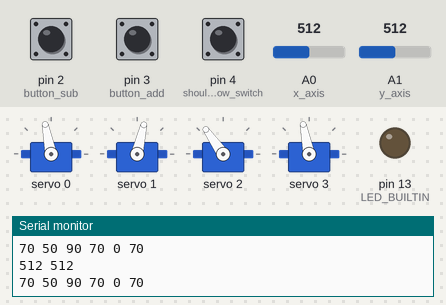
Recording of a sketch running on a simulated Arduino Uno, built with avr-gcc and run on an emulated ATmega328P. Parts: 4 × servo, output pins drawn as LEDs (lit = HIGH), the last lines printed to the serial monitor. Inputs (shaded band) come from the test bench; at power-on: A1 (y_axis) = 512, pin 4 (shoulder_elbow_switch) LOW, A0 (x_axis) = 512, pin 2 (button_sub) LOW, pin 3 (button_add) HIGH.

Above: at 1.9 s.
2.0 s: A1 (y_axis) set to 108
3.5 s: A1 (y_axis) set to 88
At 3.84 s:
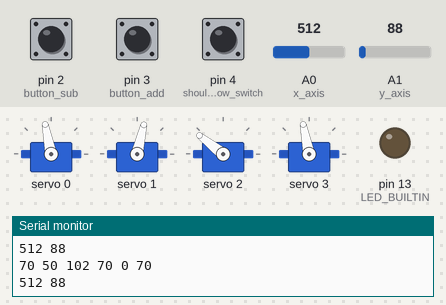
At 5.1 s:
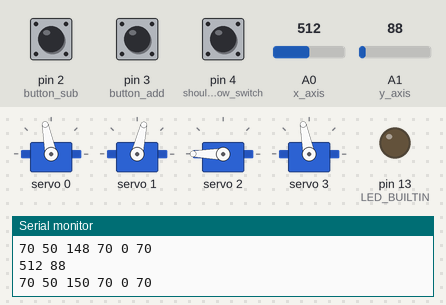
6.5 s: pin 4 (shoulder_elbow_switch) pulled HIGH for 0.15 s
At 7.0 s:
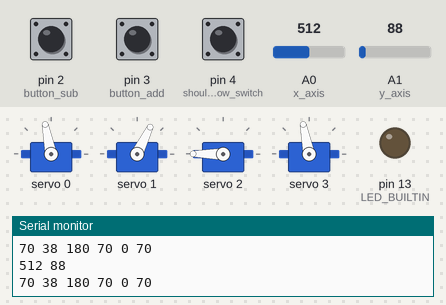
8.1 s: A0 (x_axis) set to 54
9.6 s: A0 (x_axis) set to 47
12.6 s: pin 4 (shoulder_elbow_switch) pulled HIGH for 1 s
At 14.4 s:
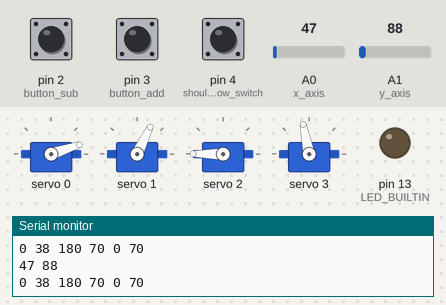
Timing chart, 0 to 15.9 s (numbered marks = the images above; inputs shaded):
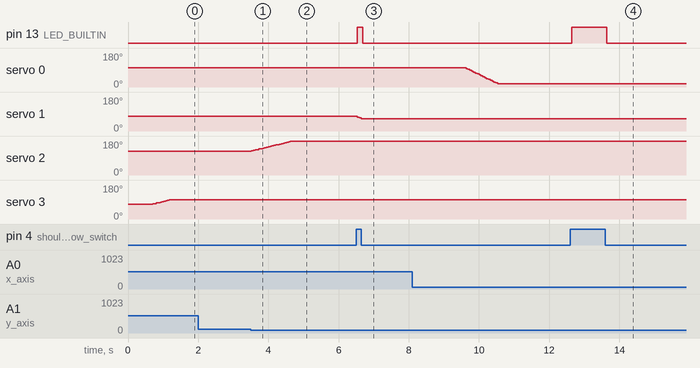

Measured:
- the behaviour switches between 100 and 99 on A1 (y_axis) (found by bisection; images 0 and 1)
- after the input at 3.5 s, servo 2: moves from 125° to 180° over 1.2 s, starting at once
- after the input at 6.5 s, pin 13 (LED_BUILTIN): LOW → HIGH at once, → LOW 0.16 s later; servo 1: 77° → 64° at once
- after the input at 12.6 s, pin 13 (LED_BUILTIN): LOW → HIGH at once, → LOW 1.0 s later

The sketch:

RobotArm.ino
```cpp
#include <Arduino.h>
#include <Adafruit_PWMServoDriver.h>

#define SERVOMIN 150
#define SERVOMAX 600
#define FREQUENCY 50

#define button_add 3
#define x_axis A0
#define y_axis A1
#define button_sub 2
#define shoulder_elbow_switch 4


void read_joystick_and_button_values();
void checkbuttonstate(bool m);

Adafruit_PWMServoDriver pwm = Adafruit_PWMServoDriver();

bool buttonstate=0;
unsigned joystick[]={0,0};

int prev_angles[]={70,50,90,50};
bool isshoulder=false;
int count=50;


void setup() {
  pinMode(LED_BUILTIN,OUTPUT);
  pinMode(shoulder_elbow_switch,INPUT);
  pinMode(button_add, INPUT_PULLUP);
  pinMode(button_sub, INPUT);

  digitalWrite(LED_BUILTIN,LOW);

  Serial.begin(9600);
  delay(100);

  pwm.begin();
  pwm.setPWMFreq(FREQUENCY);
  delay(100);
  Serial.println("Servo driver initialized.");
  delay(100);

  for (size_t i=0; i<4; i++) {
    pwm.setPWM(i,0,map(prev_angles[i],0,180,SERVOMIN,SERVOMAX));
    delay(100);
  }

}

void loop() {
  read_joystick_and_button_values();
  if (joystick[0]<50 && joystick[1]<500) {
    int value1=map(constrain(--prev_angles[0],0,180),0,180,SERVOMIN,SERVOMAX);
    pwm.setPWM(0,0,value1);
    prev_angles[0]=map(value1,SERVOMIN,SERVOMAX,0,180);
  }
  if (joystick[0]>900 && joystick[1]>500) {
    int value2=map(constrain(++prev_angles[0],0,180),0,180,SERVOMIN,SERVOMAX);
    pwm.setPWM(0,0,value2);
    prev_angles[0]=map(value2,SERVOMIN,SERVOMAX,0,180);
  }

  if (joystick[0]>500 && joystick[1]<100 && isshoulder==true) {
   int value3=map(constrain(--prev_angles[1],0,70),0,180,SERVOMIN,SERVOMAX);
   pwm.setPWM(1,0,value3);
   prev_angles[1]=map(value3, SERVOMIN, SERVOMAX, 0, 180);
  }
  if (joystick[0]>500 && joystick[1]>1000 && isshoulder==true) {
   int value3=map(constrain(++prev_angles[1],0,70),0,180,SERVOMIN,SERVOMAX);
   pwm.setPWM(1,0,value3);
   prev_angles[1]=map(value3,SERVOMIN,SERVOMAX,0,180);
  }

  if (joystick[0]>500 && joystick[1]<100 && isshoulder==false) {
   int value4=map(constrain(++prev_angles[2],0,180),0,180,SERVOMIN,SERVOMAX);
   pwm.setPWM(2,0,value4);
   prev_angles[2]=map(value4,SERVOMIN,SERVOMAX,0,180);
  }
  if (joystick[0]>500 && joystick[1]>1000 && isshoulder==false) {
   int value5=map(constrain(--prev_angles[2],0,180),0,180,SERVOMIN,SERVOMAX);
   pwm.setPWM(2,0,value5);
   prev_angles[2]=map(value5,SERVOMIN,SERVOMAX,0,180);
  }

  prev_angles[3]=constrain(count,50,70);
  pwm.setPWM(3,0 ,map(prev_angles[3],0,180,SERVOMIN,SERVOMAX));
  for(size_t i=0;i<4;i++)
  {
    Serial.print(prev_angles[i]);
    Serial.print(" ");
  }
  Serial.print(isshoulder);
  // Serial.println();
  Serial.print(" ");
  Serial.println(count);
  Serial.println();
  delay(50);
}

void read_joystick_and_button_values()
{
  joystick[1]=analogRead(y_axis);
  joystick[0]=analogRead(x_axis);
  Serial.print(joystick[0]);
  Serial.print(" ");
  Serial.println(joystick[1]);
  int value1=digitalRead(shoulder_elbow_switch);
  int value2=digitalRead(button_add);
  int value3=digitalRead(button_sub);
  if (value1==true) {
    isshoulder=true;
    digitalWrite(LED_BUILTIN, HIGH);
  }else if (value1==false) {
    isshoulder=false;
    digitalWrite(LED_BUILTIN, LOW);
  }
  if (value2==1) {
    count=constrain(count++, 50, 70);
  }else if (value3==1) {
    count=constrain(count--, 50, 70);
  }
}
```
